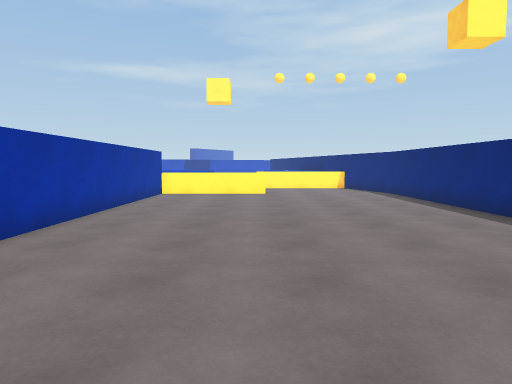
view 1 (above)

14 first-person views from a walk through a 3-D level made in the Unity game engine. The camera is 1.3 m above the floor, tilts 4° down and sees 70° across. The floor is counted in squares, 1 m on a side. Each view is taken from the middle of a square. On the plan, view 1 faces up. The plan holds only what a view shows up to about 15 squares ahead; the rest is blank. The place goes on beyond the plan. The player character is not drawn.

view 2
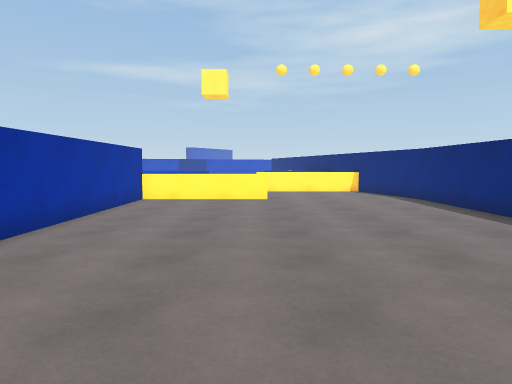

view 3
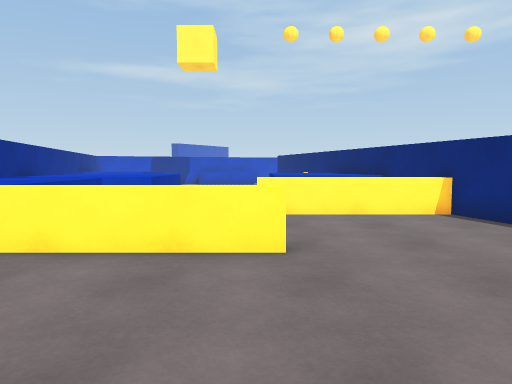

view 4
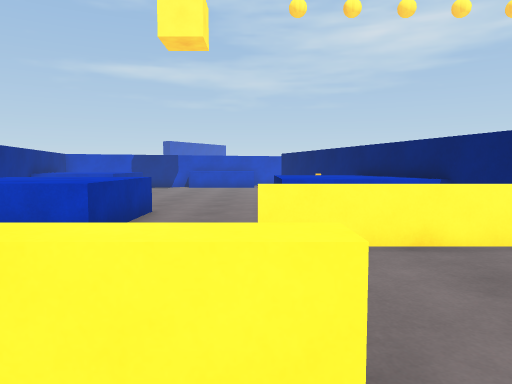

view 5
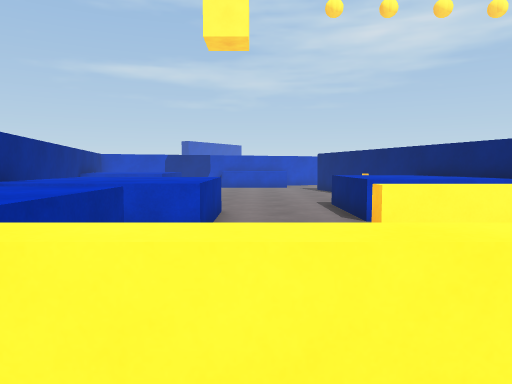

view 6
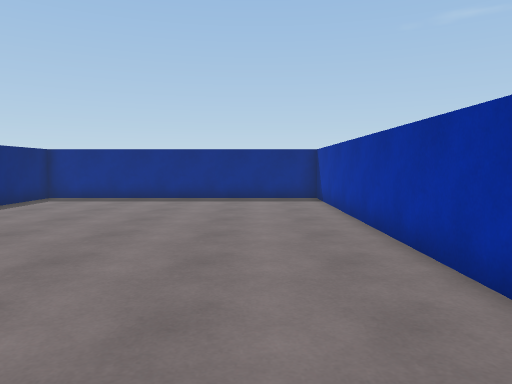

view 7
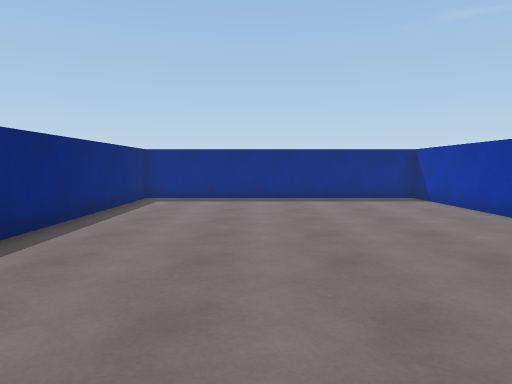

view 8
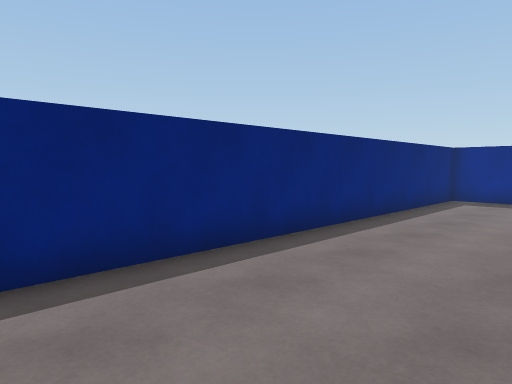

view 9
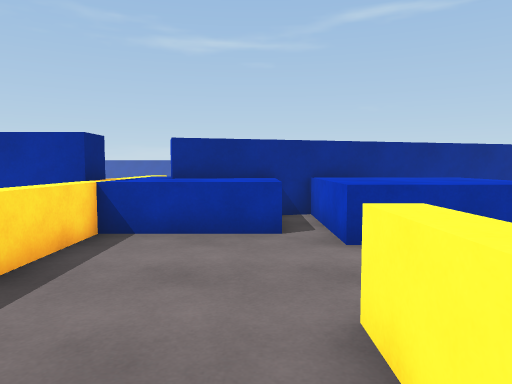

view 10
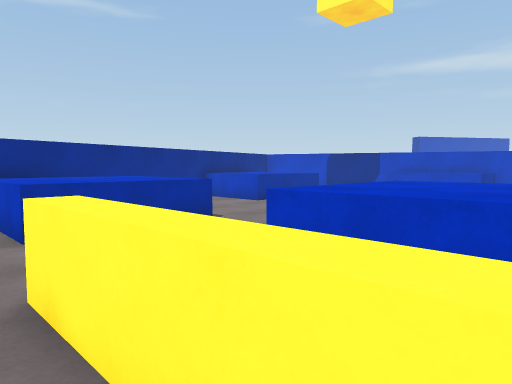

view 11
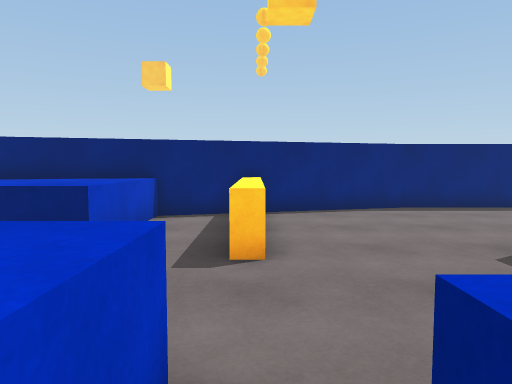

view 12
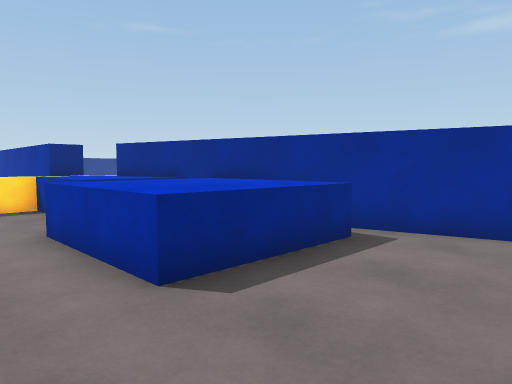

view 13
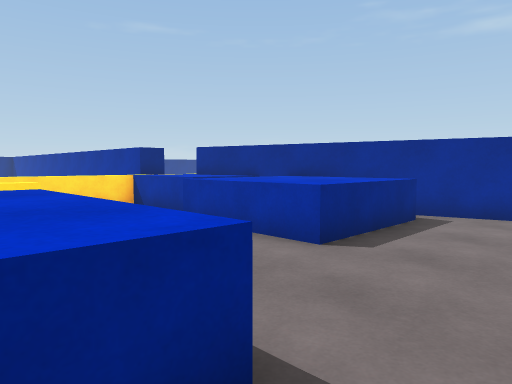

view 14
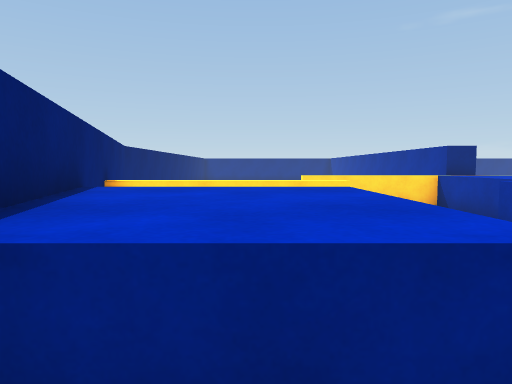

### Floor plan
Key: @ floor where view 1 was taken; # wall or solid block; . floor; = window, fence, low wall or low ledge; ^ raised ledge.
Columns run from 9 left of view 1 to 7 right of it. Each row starts with its distance up from view 1.
 30 # ..........#
 29 #...........##
 28 ##........^^^#
 27  #........^^^#
 26  #^^^^^...^^^^
 25  #^^^^^...^^^^#
 24  #^^^^^.......#
 23   #^^^^.......#
 22   #......=====##
 21   #^^^.........#
 20   #^^^.........#
 19   #^^^.........#
 18 ^^^^^^^^^^.....##
 17    ^#...........#
 16     #...........#
 15     #...........#
 14     #...........#
 13     #...........#
 12     #...........#
 11     #...........#
 10     #...........#
  9     #...........#
  8     #...........#
  7     #...........#
  6     #...........#
  5     #...........#
  4     #...........#
  3     #...........#
  2     #...........#
  1     #...........#
  0     #....@......#
 -1     #...........#
 -2     #############

Positions as (right, up) in squares from view 1, and headings:
1: (0, 0), facing up
2: (0, 3), facing up
3: (0, 12), facing up
4: (0, 16), facing up
5: (-2, 16), facing up
6: (-2, 13), facing down
7: (2, 13), facing down
8: (2, 13), facing down-right
9: (3, 21), facing left
10: (4, 21), facing up-left
11: (-5, 22), facing right
12: (-1, 30), facing down-left
13: (2, 30), facing down-left
14: (2, 30), facing down
